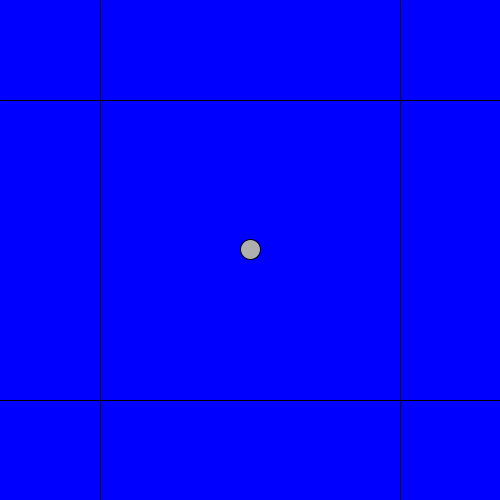
Frame 1 (no input)
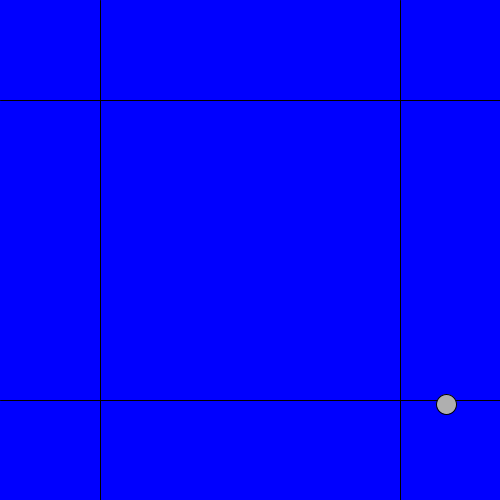
Frame 60 (the mouse pressed at the canvas centre just before this capture)
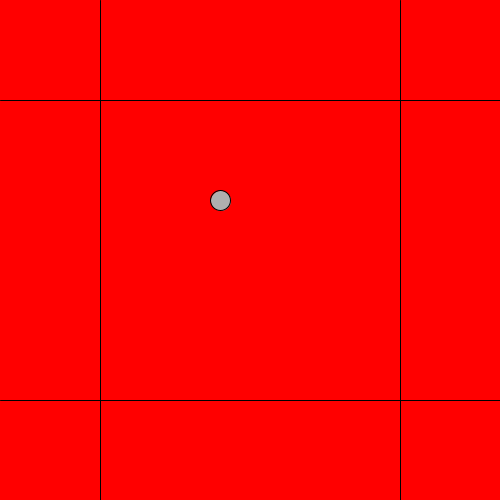
Frame 120 (the mouse held since frame 60 and released just before this capture)

The Processing sketch that drew these frames (run headless with seeded random() and noise(); from frame 60 on, the mouse is pressed at the canvas centre):

// Processing sketch: moverClassVectorV2
// ── moverClassVectorV2.pde
int border1 = 100;
int border2 = 400;

class Mover {
 PVector location;
 PVector velocity;
 PVector acceleration;
 
 void update () {
   velocity.add(acceleration);
   location.add(velocity);
 }
 
 Mover() {
  location = new PVector(width/2, height/2 );
  velocity = new PVector(random(-1,1), random(-1,1) );
  acceleration = new PVector(.1,.1);
 }
 
 void display () {
   stroke(0);
   fill(175);
   ellipse(location.x,location.y,20,20);
 }
 
 void checkEdges() {
  if(location.x > width) {
   location.x = 0; 
  }
  
  else if(location.x < 0 ){
   location.x = width; 
  }
  
  if (location.y > height) {
   location.y = 0; 
  }
  
  else if (location.y < 0) {
   location.y = height; 
  }
 }
 
 void adjustAccel() {
  if(location.y > border2){
    acceleration.y = acceleration.y * -1; 
    
  }
  
  else if(location.y < border1){
    acceleration.y = acceleration.y * -1; 
    
  }
  
  if(location.x > border2){
    acceleration.x = acceleration.x * -1; 
    
  }
  
  else if(location.x < border1){
    acceleration.x = acceleration.x * -1; 
    
  }
 }
}

Mover one;

void setup() {
 one = new Mover();
 size(500,500);
 background(255);
}

void draw() {  
 if(one.acceleration.x < 0){
 background(255,0,0); 
 }
 
 else {
 background(0,0,255); 
 }
 line(border1,0,border1,500); 
 line(border2,0,border2,500);
 line(0,border1,500,border1);
 line(0,border2,500,border2);
 one.update();
 one.checkEdges();
 one.adjustAccel();
 one.display();
 
}
